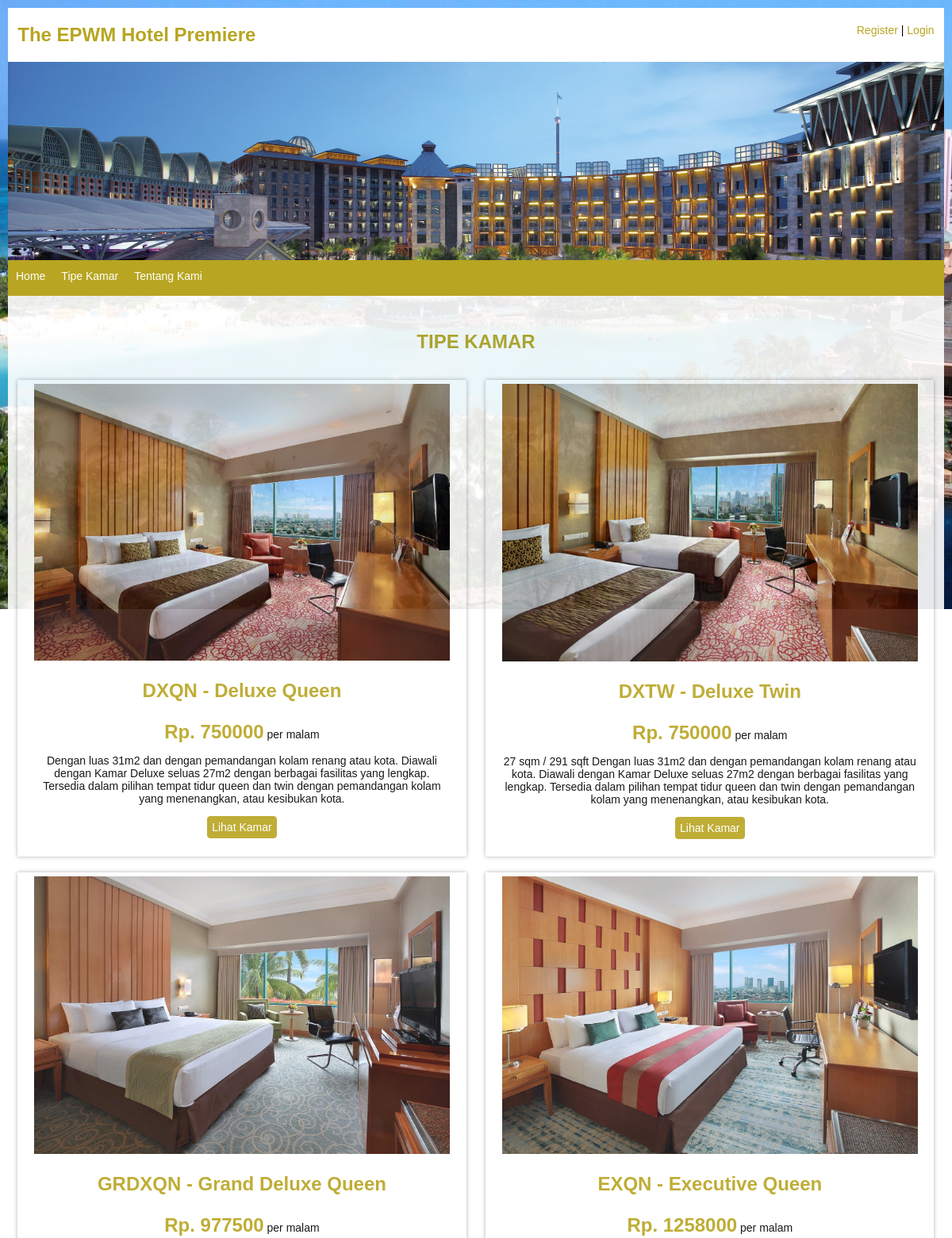
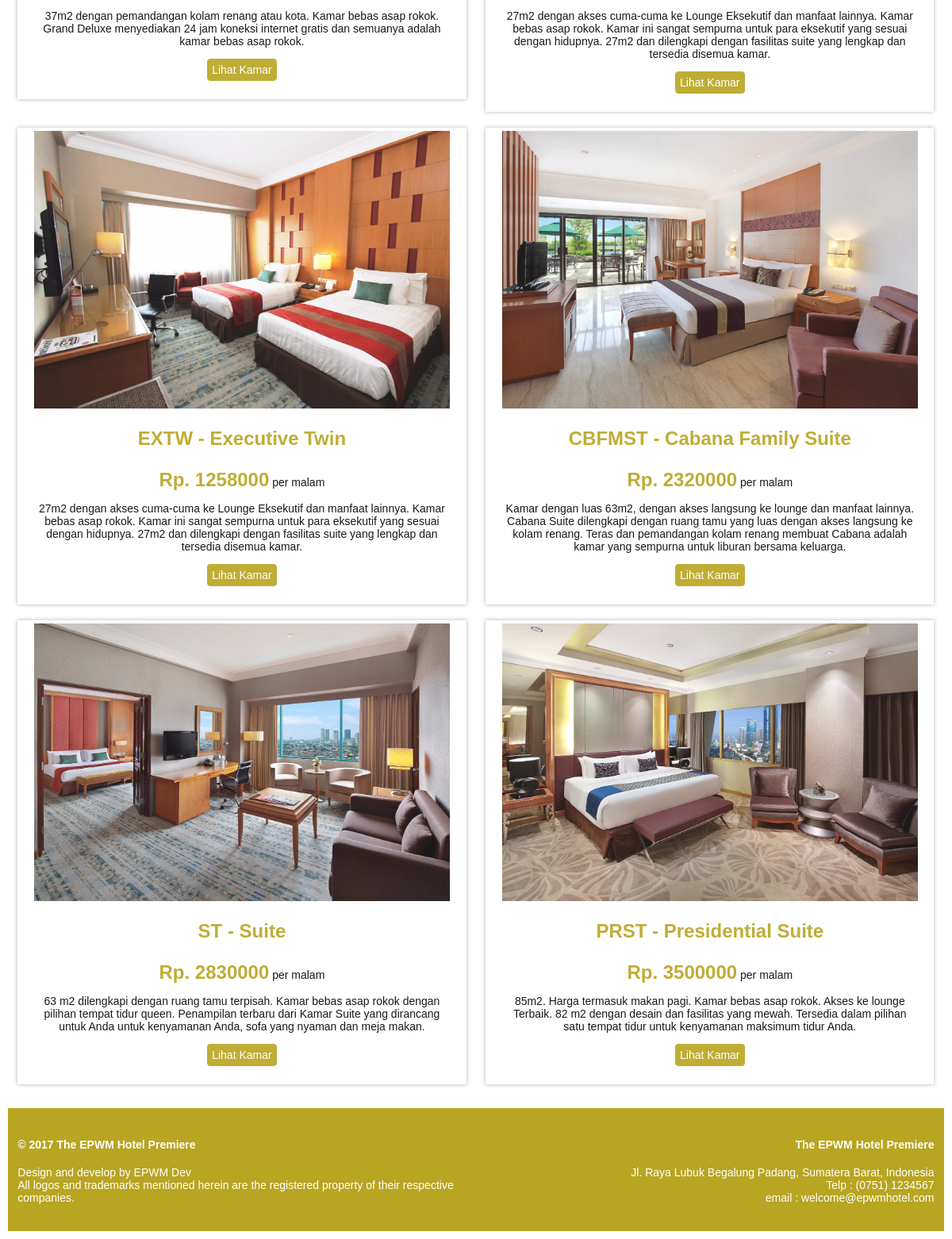
/?p=tipekamar, run on the app's committed database (2 pictures, top to bottom).
### tables this page shows
CREATE TABLE IF NOT EXISTS `tipekamar` (
  `idtipe` int(11) NOT NULL AUTO_INCREMENT,
  `iduser` int(11) NOT NULL,
  `kdtipe` varchar(10) NOT NULL,
  `namatipe` varchar(30) NOT NULL,
  `keterangan` text NOT NULL,
  `harga` double NOT NULL,
  `fasilitas` text NOT NULL,
  `foto1` text NOT NULL,
  `foto2` text NOT NULL,
  `foto3` text NOT NULL,
  PRIMARY KEY (`idtipe`)
);

### tipekamar.php (the view, shortened to what this page needs)
<?php
echo "<h3>TIPE KAMAR</h3>";
$sqlt = mysql_query("select * from tipekamar order by idtipe asc");
while($rt = mysql_fetch_array($sqlt)){
  echo "<div class='dh6' align='center'>";
  echo "<div id='prd'>";
  echo "<fieldset>";
  echo "<img src='fotokamar/$rt[foto1]' width='100%'>";
  echo "<h3>$rt[kdtipe] - $rt[namatipe]</h3>";
  echo "<big><b>Rp. $rt[harga]</b></big> per malam";
  echo "<p>$rt[keterangan]";
  echo "<p><a href='?p=kamar&idt=$rt[idtipe]'><button type='button' class='btn btn-more'>Lihat Kamar</button></a>";
  echo "</fieldset>";
  echo "</div>";
  echo "</div>";
}
?>

### index.php (shortened to what this page needs)
<!DOCTYPE html PUBLIC "-//W3C//DTD XHTML 1.0 Transitional//EN" "http://www.w3.org/TR/xhtml1/DTD/xhtml1-transitional.dtd">
<html xmlns="http://www.w3.org/1999/xhtml">
<head>
<link rel="stylesheet" type="text/css" href="style.css" />
</head>
<body>
<div class="container1">
  <div class="grid">
    <div class="dh5"><big><b>The EPWM Hotel Premiere</b></big></div>
    <div class="dh7" align="right"><?php include "menumember.php"; ?></div>
  </div>
</div>
<div class="container2">
  <div class="grid">
  </div>
</div>
<div class="container3">
  <ul id="menu">
    <li><a href="<?php echo "?p=beranda"; ?>">Home</a></li>
    <li><a href="<?php echo "?p=tipekamar"; ?>">Tipe Kamar</a></li>
    <li><a href="<?php echo "?p=about"; ?>">Tentang Kami</a></li>
  </ul>
</div>
<div class="container4">
  <div class="grid">
    <?php
	if($_GET["p"] == "tipekamar"){
	  include "tipekamar.php";
	}else if($_GET["p"] == "register"){
	  include "register.php";
	}else if($_GET["p"] == "login"){
	  include "login.php";
	}else if($_GET["p"] == "logout"){
	  include "logout.php";
	}else if($_GET["p"] == "kamar"){
	  include "kamar.php";
	}else if($_GET["p"] == "cekkamar"){
	  include "cekkamar.php";
	}else if($_GET["p"] == "booking"){
	  include "booking.php";
	}else if($_GET["p"] == "bookingsukses"){
	  include "bookingsukses.php";
	}else if($_GET["p"] == "mybooking"){
	  include "mybooking.php";
	}else if($_GET["p"] == "konfirmasi"){
	  include "konfirmasi.php";
	}else{
	  include "home.php";
	}
	?>
  </div>
</div>
<div class="container5">
  <div class="grid">
    <?php include "footer.php"; ?>
  </div>
</div>
</body>
</html>

### menumember.php
<?php
if(!empty($_SESSION["usermbr"]) and !empty($_SESSION["passmbr"])){
  echo "Selamat Datang, <b>$rm[namalengkap]</b> | ";
  echo "<a href='?p=mybooking&idm=$rm[idmember]'>My Booking</a> | ";
  echo "<a href='?p=logout'>Logout</a> |";
}else{
  echo "<a href='?p=register'>Register</a> | ";
  echo "<a href='?p=login'>Login</a>";
}
?>

### footer.php
<div class="dh6" align="left">
<h4>&copy; 2017 The EPWM Hotel Premiere </h4>
<p>Design and develop by EPWM Dev<br>
All logos and trademarks mentioned herein are the registered property of their respective companies.
</div>
<div class="dh6" align="right">
<h4>The EPWM Hotel Premiere </h4>
<p>Jl. Raya Lubuk Begalung Padang, Sumatera Barat, Indonesia<br>
Telp : (0751) 1234567<br>
email : welcome@epwmhotel.com
</div>

### style.css (style rules this page uses)
body { font-family:Arial; font-size:14px; padding:10px; margin:0px; background-image:url(image/bghotel1.jpg); background-repeat:no-repeat; background-attachment:fixed; }
.container1 { background-color:#FFFFFF; }
.container2 { background-image:url(image/bghotel3.jpg); height:250px; }
.container3 { background-color:#B8A521; }
.container4 { background-color:#FFFFFF; opacity:0.9; }
.container5 { background-color:#B8A521; color:#FFFFFF; }
.grid { width:100%; padding-top:20px; padding-bottom:20px; overflow:hidden; }
.dh5 { width:39.58%; }
.dh6 { width:47.91%; }
.dh7 { width:56.25%; }
.dh1, .dh2, .dh3, .dh4, .dh5, .dh6, .dh7, .dh8, .dh9, .dh10, .dh11, .dh12 { float:left; display:inline; margin:0 1.04%; }
h3, big { text-align:center; color:#B8A521; font-size:24px; }
#prd { max-width:100%; margin:10px auto; position:relative; display:block; background-color:#FFFFFF; box-shadow: 0 0 5px #aaa; }
fieldset { margin:10px; border:none; }
ul#menu { margin:0px; padding:0px; list-style-type:none; width:auto; height:45px; display:block; position:relative; font-size:14px; background-color:#B8A521; }
ul#menu li { display:block; float:left; margin:0px; padding:0px; }
ul#menu li a { float:left; color:#FFFFFF; text-decoration:none; padding:12px 10px 3px 10px; height:30px; background-color:#B8A521; width:auto; }
a { color:#B8A521; text-decoration:none; }
.btn { font-family:Arial; font-size:14px; padding:5px 5px; text-align:center; cursor:pointer; border:1px solid transparent; border-radius:4px; width:auto; }
.btn-more { color:#FFFFFF; background-color:#B8A521; border-color:#B8A521; }

### data on the page
tipekamar: foto1 (picture), kdtipe "DXQN", namatipe "Deluxe Queen", harga "750000", keterangan "Dengan luas 31m2 dan dengan pemandangan kolam renang atau kota. Diawali dengan Kamar Deluxe seluas 27m2 dengan berbagai fasilitas yang lengkap. Tersedia dalam pilihan tempat tidur queen dan twin dengan pemandangan kolam yang menenangkan, atau kesibukan kota."
tipekamar: foto1 (picture), kdtipe "DXTW", namatipe "Deluxe Twin", harga "750000", keterangan "27 sqm / 291 sqft Dengan luas 31m2 dan dengan pemandangan kolam renang atau kota. Diawali dengan Kamar Deluxe seluas 27m2 dengan berbagai fasilitas yang lengkap. Tersedia dalam pilihan tempat tidur queen dan twin dengan pemandangan kolam yang menenangkan, atau kesibukan kota."
tipekamar: foto1 (picture), kdtipe "GRDXQN", namatipe "Grand Deluxe Queen", harga "977500", keterangan "37m2 dengan pemandangan kolam renang atau kota. Kamar bebas asap rokok. Grand Deluxe menyediakan 24 jam koneksi internet gratis dan semuanya adalah kamar bebas asap rokok."
tipekamar: foto1 (picture), kdtipe "EXQN", namatipe "Executive Queen", harga "1258000", keterangan "27m2 dengan akses cuma-cuma ke Lounge Eksekutif dan manfaat lainnya. Kamar bebas asap rokok. Kamar ini sangat sempurna untuk para eksekutif yang sesuai dengan hidupnya. 27m2 dan dilengkapi dengan fasilitas suite yang lengkap dan tersedia disemua kamar."
tipekamar: foto1 (picture), kdtipe "EXTW", namatipe "Executive Twin", harga "1258000", keterangan "27m2 dengan akses cuma-cuma ke Lounge Eksekutif dan manfaat lainnya. Kamar bebas asap rokok. Kamar ini sangat sempurna untuk para eksekutif yang sesuai dengan hidupnya. 27m2 dan dilengkapi dengan fasilitas suite yang lengkap dan tersedia disemua kamar."
tipekamar: foto1 (picture), kdtipe "CBFMST", namatipe "Cabana Family Suite", harga "2320000", keterangan "Kamar dengan luas 63m2, dengan akses langsung ke lounge dan manfaat lainnya. Cabana Suite dilengkapi dengan ruang tamu yang luas dengan akses langsung ke kolam renang. Teras dan pemandangan kolam renang membuat Cabana adalah kamar yang sempurna untuk liburan bersama keluarga."
tipekamar: foto1 (picture), kdtipe "ST", namatipe "Suite", harga "2830000", keterangan "63 m2 dilengkapi dengan ruang tamu terpisah. Kamar bebas asap rokok dengan pilihan tempat tidur queen. Penampilan terbaru dari Kamar Suite yang dirancang untuk Anda untuk kenyamanan Anda, sofa yang nyaman dan meja makan."
tipekamar: foto1 (picture), kdtipe "PRST", namatipe "Presidential Suite", harga "3500000", keterangan "85m2. Harga termasuk makan pagi. Kamar bebas asap rokok. Akses ke lounge Terbaik. 82 m2 dengan desain dan fasilitas yang mewah. Tersedia dalam pilihan satu tempat tidur untuk kenyamanan maksimum tidur Anda."
